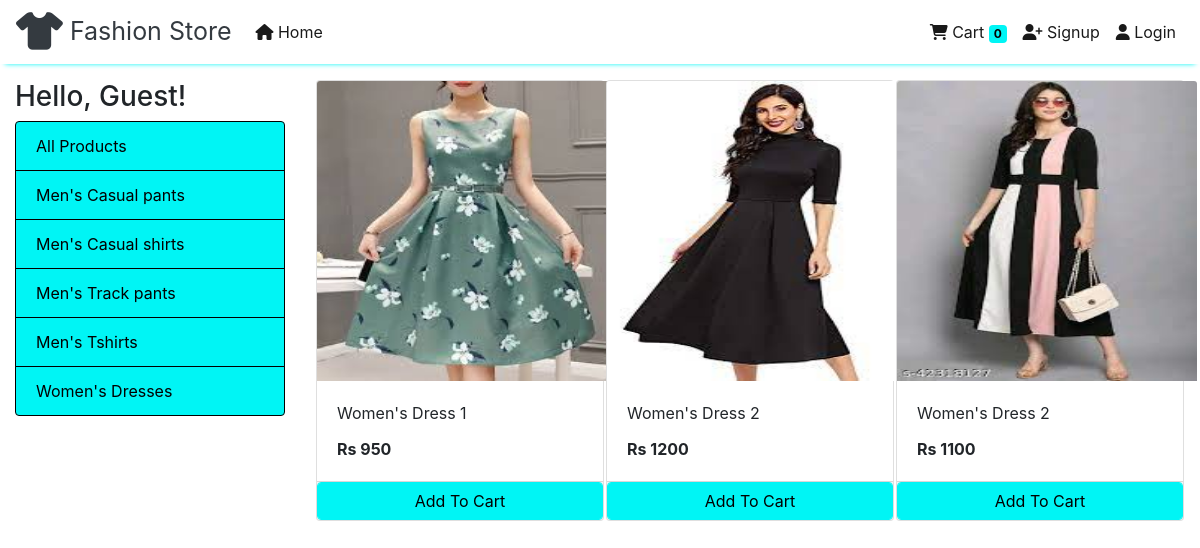
The page /website?category=3 on the database its author committed.
### website/models.py (models this page shows, shortened)
class Category(models.Model):
    name = models.CharField(max_length=50)
    @staticmethod
    def all_categories():
        return Category.objects.all()

class Products(models.Model):
    name=models.CharField(max_length=50)
    category=models.ForeignKey(Category,on_delete=models.CASCADE,default=1)
    price=models.IntegerField(default=0)
    description=models.CharField(max_length=100,blank=True,null=True)
    image=models.ImageField(upload_to='media/products/')
    @staticmethod
    def products_by_category(key):
        if key:
            return Products.objects.filter(category=key)
        else:
            return Products.all_products()

### website/views.py (the view)
# urls.py: path('',include('website.urls'))
def website(request):
    cart = request.session.get('cart')
    if not cart:
        request.session['cart'] = {}
    products = None
    data = {}
    categories = Category.all_categories()
    categoryID = request.GET.get('category')
    customer = request.session.get('customer')
    if customer:
        user = Customer.current_customer(customer)
        data['customer'] = user
    orders = Order.get_orders_by_customer(customer)
    if categoryID:
        products = Products.products_by_category(categoryID)
    else:
        products = Products.all_products()
    data['products'] = products
    data['categories'] = categories
    data['orders']= orders
    return render(request, 'index.html', data)

### website/models.py (called while the page is built)
    @staticmethod
    def get_orders_by_customer(customer_id):
        return Order.objects.filter(customer=customer_id).order_by('-date')

### website/templatetags/cart.py (called while the page is built)
@register.filter(name='is_in_cart')
def is_in_cart(product, cart):
    keys = cart.keys()
    for id in keys:
        if int(id) == product.id:
            return True
    return False

### website/templatetags/filter.py (called while the page is built)
@register.filter(name='currency')
def currency(number):
    return "Rs "+str(number)

### website/templates/index.html (shortened to what this page needs)
{% extends 'home.html' %}
{% block content %}
{% load cart %}
{% load filter %}
<div class="container-fluid mt-3">
	<div class="row">
		<div class="col-lg-3 mx-auto">
			{% if customer %}
			<h3>Hello, {{customer.first_name}}!</h3>
			{% else %}
			<h3>Hello, Guest!</h3>
			{% endif %}
			<div class="list-group" >
				<a href="/" class="list-group-item"style="background-color: rgb(0, 245, 245);color:#000000;border-color:#000000;">All Products</a>
				{% for category in categories.all|dictsort:"name" %}
				<a href="/?category={{category.id}}"
					class="list-group-item"style="background-color: rgb(0, 245, 245);color:#000000;border-color:#000000;">{{category.name}}
				</a>
				{% endfor %}
			</div>
		</div>
		<div id='products' class="col-lg-9 mx-auto">
			{% if products %}
				<div class="row mx-auto" >
					{% for product in products %}
					<div class="card mx-auto mb-3" id={{product.id}} style="width: 18rem;">
						<img class="card-img-top" src="{{product.image.url}}" alt="Card image cap" style="width: 300px;height: 300px;overflow: hidden;">
						<div class="card-body">
							<p class="card-title">{{product.name}}</p>
							<p class="card-text"><b>{{product.price|currency}}</b></p>
						</div>
						<div class="card-footer p-0 no-gutters">
							{% if product|is_in_cart:request.session.cart %}
							<div class="row no-gutters">
								<form action="/#{{product.id}}" class="col-2 " method="post">
									{% csrf_token %}
									<input hidden type="text" name='product' value='{{product.id}}'>
									<input hidden type="text" name='remove' value='True'>
									<input type="submit" value=" - " class="btn btn-block btn-success border-right" style="background-color: rgb(0, 245, 245);color:#000000;border-color:rgb(0, 245, 245);">
								</form>
								<div class="text-center col btn btn-success" style="background-color: rgb(0, 245, 245);color:#000000;border-color:rgb(0, 245, 245);">{{product|cart_quantity:request.session.cart}} in Cart</div>
								<form action="/#{{product.id}}" class="col-2 " method="post">
									{% csrf_token %}
									<input hidden type="text" name='product' value='{{product.id}}'>
									<input type="submit" value=" + " class="btn btn-block btn-success border-left" style="background-color: rgb(0, 245, 245);color:#000000;border-color:rgb(0, 245, 245);">
								</form>
							</div>
							{% else %}
							<form action="/#{{product.id}}" method="POST" class="btn-block">
								<input type="submit" class="float-right btn btn-success form-control"
									value="Add To Cart" style="background-color: rgb(0, 245, 245);color:#000000;border-color:rgb(0, 245, 245);">
							</form>
							{% endif %}
						</div>
					</div>
					{% endfor %}
				</div>
			{% else %}
			<div style="position:absolute;top:50%;left:50%;-webkit-transform: translate(-10%, -50%);
			transform: translate(-50%, -50%);">
				<a>Products will be added soon in this category !</a>
			</div>
			{% endif %}
		</div>
	</div>
</div>
{% endblock %}

### rows shown on the page
Category: name "Men's Casual pants"
Category: name "Men's Casual shirts"
Category: name "Men's Track pants"
Category: name "Men's Tshirts"
Category: name "Women's Dresses"
Products: image (picture), name "Women's Dress 1", price "Rs 950"
Products: image (picture), name "Women's Dress 2", price "Rs 1200"
Products: image (picture), name "Women's Dress 2", price "Rs 1100"

### other values the page prints
{{ request.session.cart.keys|length }} "0"
